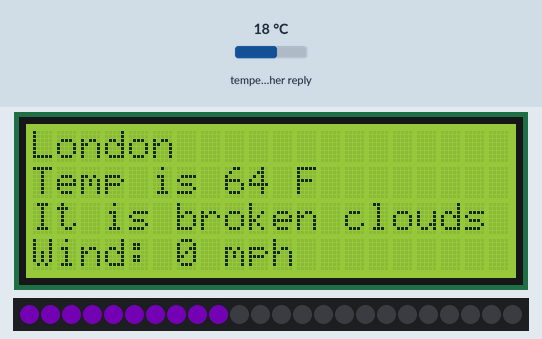
A sketch run on a simulated Arduino MKR. Shown: 20×4 character LCD, 24 RGB LEDs in strip order, left to right. Inputs (shaded band) come from the test bench; at power-on: temperature in the weather reply 18 °C. Dim RGB values are drawn brighter than linear; WiFi joins after 1.5 s; servers stay silent unless stated; web services answer with replies made up by the test bench; not simulated (calls return 0 or success): arduino_secrets.h; what the sketch prints to the serial monitor is not drawn.

Above: at 3.8 s.

The sketch:

CD_WeatherDisplay.ino
```cpp
/*

  Weather display + maybe sunrise/sunset light.

  Thanks for the help, Tom!

  by Bianca Gan, 4/8/23
  updated: 4/28/23


*/

#include <WiFiNINA.h>   // for Nano
// #include <WiFi101.h>    // for MKR1000
#include <ArduinoHttpClient.h>
#include <Arduino_JSON.h>
#include <LiquidCrystal.h>
#include <Adafruit_NeoPixel.h>
#include "arduino_secrets.h"

LiquidCrystal lcd(7, 8, 9, 10, 11, 12);

#define PIN 5
#define NUMPIXELS 24

Adafruit_NeoPixel pixels(NUMPIXELS, PIN, NEO_GRB + NEO_KHZ800);

WiFiSSLClient netSocket;
// WiFiClient netSocket;
const int port = 443;   // HTTPS standard port

// WeatherApi.com
const char serverAddress[] = "api.weatherapi.com";
String route = "/v1/current.json?key={key}&q={latlong}";
String location = "40.69805897384927,-73.98644816137055";

HttpClient http = HttpClient(netSocket, serverAddress, port);

long lastRequestTime = 0;
const long requestInterval = 60000 * 10;    // every 10 minutes

String jsonBuffer;

void setup() {
  Serial.begin(9600);

  // LCD's number of columns and rows:
  lcd.begin(20, 4);

  // Neopixel ring:
  pixels.begin();

  if(!Serial) delay(3000);

  // Initialize wifi, if not connected:
  while(WiFi.status() != WL_CONNECTED){
    Serial.print("Connecting to the network: ");
    Serial.println(SECRET_SSID);
    WiFi.begin(SECRET_SSID, SECRET_PASS);
    delay(2000);
  }

  // Print IP address once connected:
  Serial.print("Connected. My IP address: ");
  Serial.println(WiFi.localIP());

  // First request:
  connectToServer();
}


void loop() {
  // Set all pixel colors to off:
  pixels.clear();

  // Make an HTTP request once every interval:
  if(millis() - lastRequestTime > requestInterval){
    lcd.clear();

    connectToServer();

    lastRequestTime = millis();
  }

}


void connectToServer(){
  // Make HTTP call:
    Serial.println("Connecting to: ");
    route.replace("{key}", SECRET_API_KEY);
    route.replace("{latlong}", location);
    Serial.print(serverAddress);
    Serial.println(route);
    http.get(route);  // make a GET request

    int statusCode = http.responseStatusCode();
    String response = http.responseBody();

    Serial.print("Status code: ");
    Serial.println(statusCode);
    Serial.print("Response: ");
    Serial.println(response);

    JSONVar myObject = JSON.parse(response);

    if(JSON.typeof(myObject) == "undefined"){
      Serial.println("Parsing input failed!");
      return;
    }

    Serial.print("JSON response: ");
    Serial.println(myObject);

    // Separate values from JSON:
    // Location:
    String currLoc = myObject["location"]["name"];
    // Current temperature in F:
    int currTemp = myObject["current"]["temp_f"];
    // Current conditions:
    String currCond = myObject["current"]["condition"]["text"];
    // Wind speed:
    int currWind = myObject["wind_mph"];
    // Time, get the hour:
    String localTime = myObject["location"]["localtime"];
    String h = localTime.substring(11, 13);
    String m = localTime.substring(15, 17);
    int hour = h.toInt();
    Serial.print("Hour is: ");
    Serial.println(hour);


    Serial.print("Location: ");
    Serial.println(currLoc);
    Serial.print("Current temp: ");
    Serial.print(currTemp);
    Serial.println(" F");
    Serial.print("Conditions: ");
    Serial.println(currCond);
    Serial.print("Wind speed: ");
    Serial.print(currWind);
    Serial.println(" mph");

    // Update light ring:
    updateLightRing(hour);


    // Write to LCD screen:
    lcd.print(currLoc);
    lcd.setCursor(0, 1);    // move to the second line
    lcd.print("Temp is ");
    lcd.print(currTemp);
    lcd.print(" F");
    lcd.setCursor(0, 2);    // move to the third line
    lcd.print("It is ");
    lcd.print(currCond);
    lcd.setCursor(0, 3);    // move to the fourth line
    lcd.print("Wind: ");
    lcd.print(currWind);
    lcd.print(" mph");


}

void updateLightRing(int h) {
  for(int i = 0; i < h; i++){
    pixels.setBrightness(100);
    pixels.setPixelColor(i, pixels.Color(101, 0, 155));
    pixels.show();
  }
}


void connectToNetwork(){
  // Initialize wifi, if not connected:
  while(WiFi.status() != WL_CONNECTED){
    Serial.print("Connecting to the network: ");
    Serial.println(SECRET_SSID);
    WiFi.begin(SECRET_SSID, SECRET_PASS);
    delay(2000);
  }

  // Print IP address once connected:
  Serial.print("Connected. My IP address: ");
  Serial.println(WiFi.localIP());

}
```
